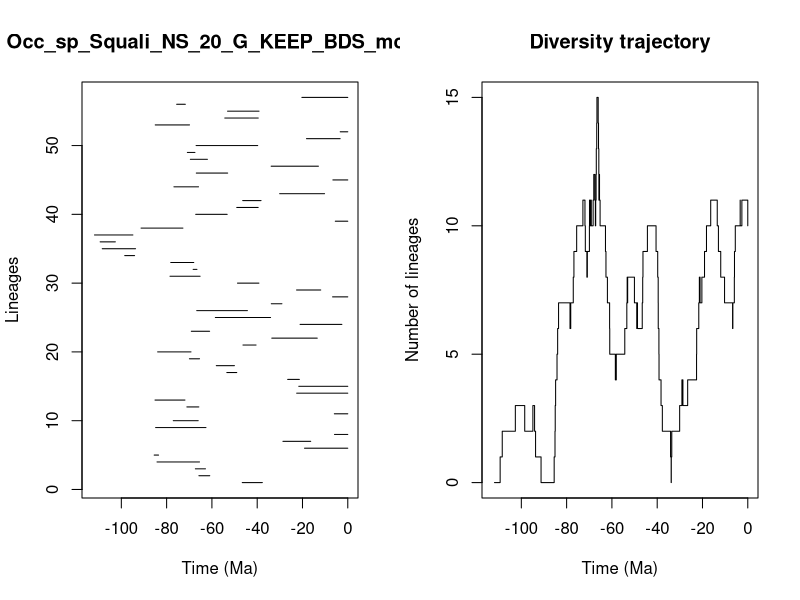

Reproduce this figure in R.


pdf(file='../Results/Species_NS/5_MA_bins_EXT_EP/pyrate_mcmc_logs/Occ_sp_Squali_NS_20_G_KEEP_BDS_mcmc_LTT.pdf',width=0.6*20, height=0.6*10)
title = "Occ_sp_Squali_NS_20_G_KEEP_BDS_mcmc"
ts=c(46.606276935486314, 65.74699650386032,67.30596644261082,84.23960680241979,85.4987836954272,19.102931018891105,28.641096476739676,5.8703519829252215,84.86009224002979,77.06465648534756,5.935980290198615,71.0561730552836,85.1307256460803,22.567192533548084,21.638546962655177,26.546606037041986,53.41497739888751,58.06339584065288,69.9369915712047,83.96255383197317,46.284968982091264,33.56266345969284,69.09680794863968,21.06534173086422,58.48418190755822,66.70524271154761,33.774382843845,6.713922639505374,22.620024402136426,48.704307318488276,78.50605153989552,68.28825589291891,78.17891135165915,98.50201912505399,108.42796714363686,109.35531776290459,111.85374575638043,91.29010004293701,5.513405187769542,67.15896222575488,49.033320791240776,46.401254913146005,30.08230052922412,76.77521930160141,6.583281583678559,66.89573219190216,33.83860841005114,69.51812304932274,70.84321016245272,66.98001730101025,18.237667671669026,3.3432093298682615,85.03015625572033,54.315185469075175,53.08856168007114,75.56406031938127,20.269270934619566)
te=c(37.728543700696164, 60.95399258308842,62.84429200006442,65.48254416657825,83.56017417600498,0.0,16.372058586536035,0.0,62.627500781971975,66.05744953628347,0.0,65.77866447144808,71.90095777630142,0.0,0.0,21.38531850494745,49.0249514166858,50.05638244183916,65.47059349191066,69.24080751288518,40.509359376121985,13.482551668600683,61.01355140052325,2.606779633566477,34.098156843866796,44.326766880093714,29.086708097556084,0.0,11.94409304066575,39.24177026180014,65.21712342875463,66.61511776449753,68.00968925127364,94.14965780504642,93.71359316883971,102.64412559545545,94.9001466404412,72.80755070071542,0.0,53.26200396797572,39.56270049770355,38.303249422078174,10.256641379928187,65.91327967543965,0.0,53.04153921500708,12.965474572956287,61.987580704337574,67.49664473833793,39.77576798472327,3.3643602436515114,0.0,69.89215645321286,39.54027841489819,39.19214859170011,71.73947615215202,0.0)
div_traj=c(0, 1,2,3,2,3,2,1,0,1,2,3,4,5,6,7,6,7,8,9,10,11,10,9,8,9,10,11,10,11,10,11,12,11,10,11,12,13,14,15,14,13,12,11,12,11,10,9,8,7,6,5,4,5,6,7,8,7,8,7,6,7,6,7,8,9,10,9,8,7,6,5,4,3,2,1,0,1,2,3,4,3,4,5,6,7,8,7,8,9,10,11,10,9,8,7,6,7,8,9,10,11,10,11,10)
time_events=c(111.85374575638043, 109.35531776290459,108.42796714363686,102.64412559545545,98.50201912505399,94.9001466404412,94.14965780504642,93.71359316883971,91.29010004293701,85.4987836954272,85.1307256460803,85.03015625572033,84.86009224002979,84.23960680241979,83.96255383197317,83.56017417600498,78.50605153989552,78.17891135165915,77.06465648534756,76.77521930160141,75.56406031938127,72.80755070071542,71.90095777630142,71.73947615215202,71.0561730552836,70.84321016245272,69.9369915712047,69.89215645321286,69.51812304932274,69.24080751288518,69.09680794863968,68.28825589291891,68.00968925127364,67.49664473833793,67.30596644261082,67.15896222575488,66.98001730101025,66.89573219190216,66.70524271154761,66.61511776449753,66.05744953628347,65.91327967543965,65.77866447144808,65.74699650386032,65.48254416657825,65.47059349191066,65.21712342875463,62.84429200006442,62.627500781971975,61.987580704337574,61.01355140052325,60.95399258308842,58.48418190755822,58.06339584065288,54.315185469075175,53.41497739888751,53.26200396797572,53.08856168007114,53.04153921500708,50.05638244183916,49.033320791240776,49.0249514166858,48.704307318488276,46.606276935486314,46.401254913146005,46.284968982091264,44.326766880093714,40.509359376121985,39.77576798472327,39.56270049770355,39.54027841489819,39.24177026180014,39.19214859170011,38.303249422078174,37.728543700696164,34.098156843866796,33.83860841005114,33.774382843845,33.56266345969284,30.08230052922412,29.086708097556084,28.641096476739676,26.546606037041986,22.620024402136426,22.567192533548084,21.638546962655177,21.38531850494745,21.06534173086422,20.269270934619566,19.102931018891105,18.237667671669026,16.372058586536035,13.482551668600683,12.965474572956287,11.94409304066575,10.256641379928187,6.713922639505374,6.583281583678559,5.935980290198615,5.8703519829252215,5.513405187769542,3.3643602436515114,3.3432093298682615,2.606779633566477,0.0)
                par(mfrow=c(1,2))
                L = length(ts)
                plot(ts, 1:L , xlim=c(-max(ts)-1,0), pch=20, type="n", main=title,xlab="Time (Ma)",ylab="Lineages")
                for (i in 1:L){segments(x0=-te[i],y0=i,x1=-ts[i],y1=i)}    
                t = -time_events
                plot(div_traj ~ t,type="s", main = "Diversity trajectory",xlab="Time (Ma)",ylab="Number of lineages",xlim=c(-max(ts)-1,0))
                abline(v=c(65,200,251,367,445),lty=2,col="gray")
                
